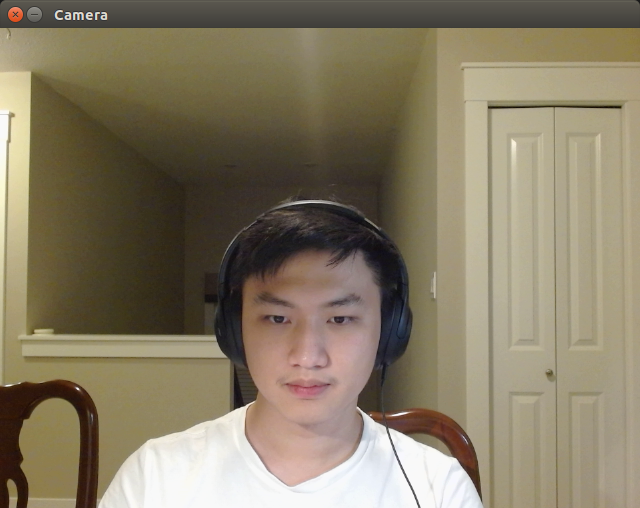
#> input picture pic/1.png, 640 x 508 px, found by its file name
$ python hsv_threshold.py
#> lines starting #> are read from the running program, lines starting #| are printed output that depends on the picture; after the words box and inside, x2 and y2 are one past the last pixel; in counts of white or black regions, pixels touching at a corner belong together
#!/usr/bin/env python

import numpy as np
import cv2 as cv
import time
import os

# DIRECTORIES
CURR_DIR = "/home/dlinano/Desktop/project/cameraTest/pic/"
print(CURR_DIR)

img = cv.imread(CURR_DIR + '1.png', cv.IMREAD_COLOR)
#> img is the input picture: shape (508, 640, 3); mean B, G, R 100.8, 123.4, 134.1
# img = cv.medianBlur(img,5)
cv.imshow("img", img)

# Convert BGR to HSV
hsv = cv.cvtColor(img, cv.COLOR_BGR2HSV)
#> hsv: shape (508, 640, 3); mean H, S, V 27.3, 72.8, 134.4

uh = 130
us = 255
uv = 255
lh = 110
ls = 50
lv = 50
lower_hsv = np.array([lh,ls,lv])
upper_hsv = np.array([uh,us,uv])

# Threshold the HSV image to get only blue colors
mask = cv.inRange(hsv, lower_hsv, upper_hsv)
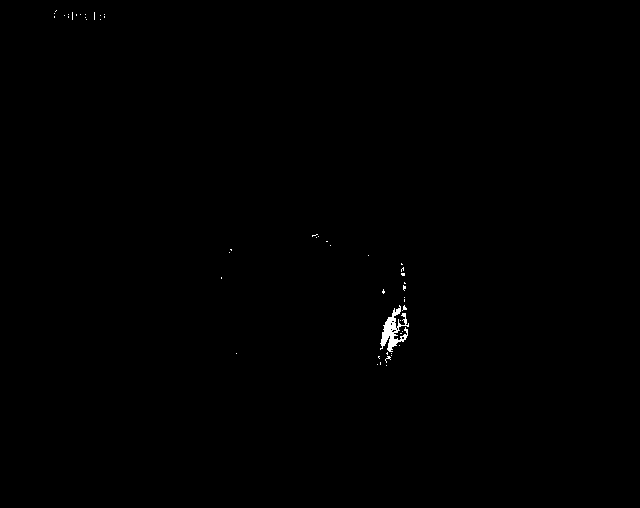
#> mask: shape (508, 640); 0.22% white; 49 white regions (48 under 20 px), largest, box (x1, y1, x2, y2) and area: (380, 305, 409, 352) 560
window_name = "HSV Calibrator"
cv.namedWindow(window_name)

def nothing(x):
    print("Trackbar value: " + str(x))
    pass

# create trackbars for Upper HSV
cv.createTrackbar('UpperH',window_name,0,255,nothing)
cv.setTrackbarPos('UpperH',window_name, uh)

cv.createTrackbar('UpperS',window_name,0,255,nothing)
cv.setTrackbarPos('UpperS',window_name, us)

cv.createTrackbar('UpperV',window_name,0,255,nothing)
cv.setTrackbarPos('UpperV',window_name, uv)

# create trackbars for Lower HSV
cv.createTrackbar('LowerH',window_name,0,255,nothing)
cv.setTrackbarPos('LowerH',window_name, lh)

cv.createTrackbar('LowerS',window_name,0,255,nothing)
cv.setTrackbarPos('LowerS',window_name, ls)

cv.createTrackbar('LowerV',window_name,0,255,nothing)
cv.setTrackbarPos('LowerV',window_name, lv)

font = cv.FONT_HERSHEY_SIMPLEX

print("Loaded images")

while(1):
    # Threshold the HSV image to get only blue colors
    mask = cv.inRange(hsv, lower_hsv, upper_hsv)
    cv.putText(mask,'Lower HSV: [' + str(lh) +',' + str(ls) + ',' + str(lv) + ']', (10,30), font, 0.5, (200,255,155), 1, cv.LINE_AA)
    cv.putText(mask,'Upper HSV: [' + str(uh) +',' + str(us) + ',' + str(uv) + ']', (10,60), font, 0.5, (200,255,155), 1, cv.LINE_AA)
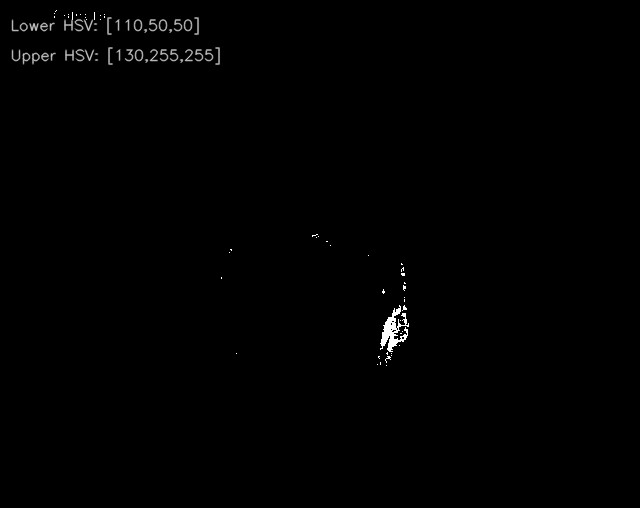
#> mask: shape (508, 640); min 0, max 255, mean 1.3

    cv.imshow(window_name,mask)

    k = cv.waitKey(1) & 0xFF
#> (key Esc is pressed here)
    if k == 27:
        break
    # get current positions of Upper HSV trackbars
    uh = cv.getTrackbarPos('UpperH',window_name)
    us = cv.getTrackbarPos('UpperS',window_name)
    uv = cv.getTrackbarPos('UpperV',window_name)
    upper_blue = np.array([uh,us,uv])
    # get current positions of Lower HSCV trackbars
    lh = cv.getTrackbarPos('LowerH',window_name)
    ls = cv.getTrackbarPos('LowerS',window_name)
    lv = cv.getTrackbarPos('LowerV',window_name)
    upper_hsv = np.array([uh,us,uv])
    lower_hsv = np.array([lh,ls,lv])

    time.sleep(.1)

cv.destroyAllWindows()
